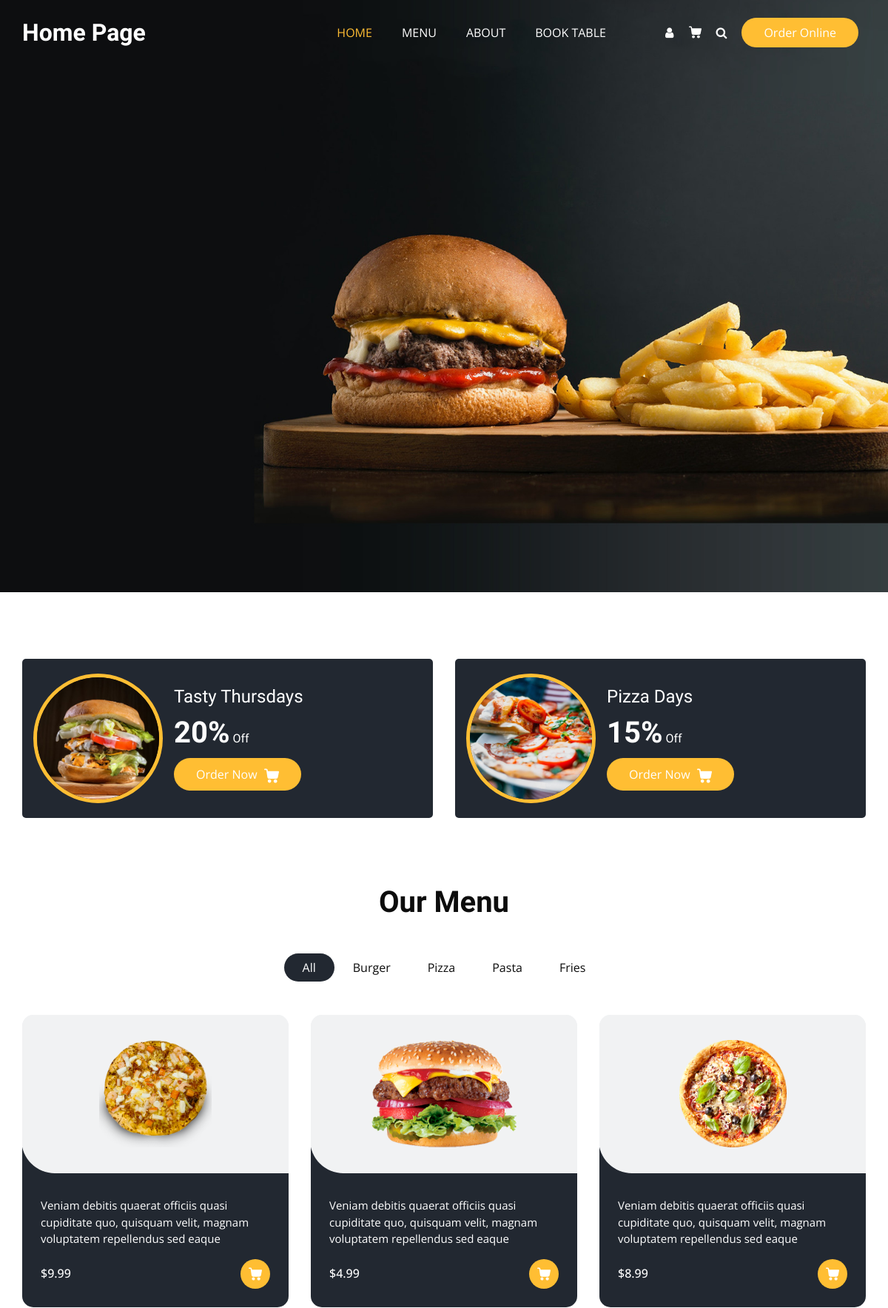
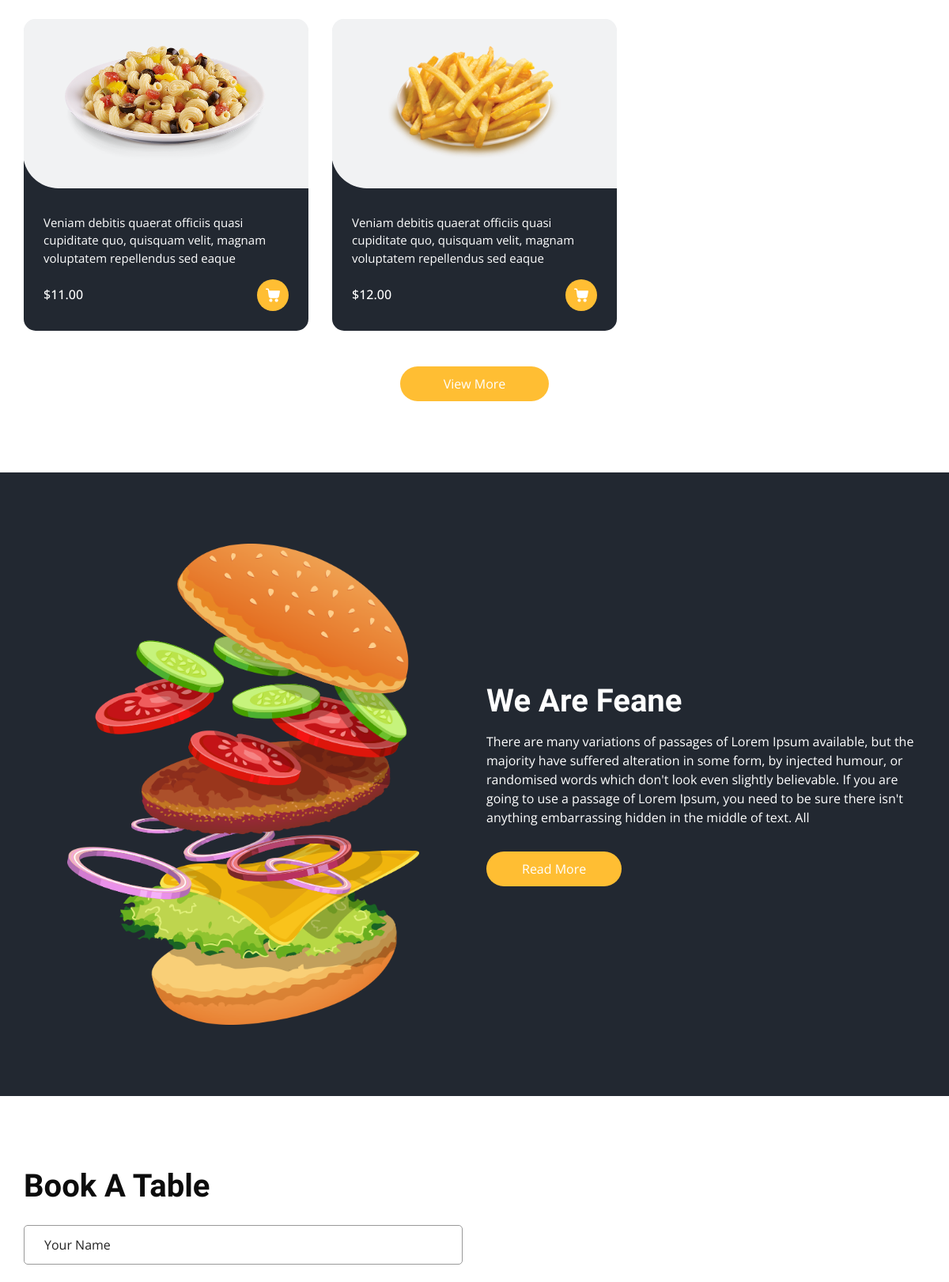
The page / (upper part) on the database its author committed (2 pictures, top to bottom).
### main/models.py (models this page shows, shortened)
class Category(models.Model):
    title = models.CharField(max_length=100, unique=True)
    description = models.TextField()

class Product(models.Model):
    title = models.CharField(max_length=255)
    image = models.ImageField(upload_to='images/products/', null=True, blank=True)
    description = models.TextField(null=True, blank=True)
    price = models.DecimalField(max_digits=10, decimal_places=2)
    discount = models.IntegerField(default=0)
    is_active = models.BooleanField(default=True)
    created_at = models.DateTimeField(auto_now_add=True)
    category = models.ForeignKey(Category, on_delete=models.SET_NULL, null=True, blank=True, related_name='products')

### main/views.py (the view)
# urls.py: path('', views.index, name='index'),
def index(request: WSGIRequest):
    sliders = HeroSlider.objects.filter(published=True)
    categories = Category.objects.all()
    products = Product.objects.filter(is_active=True)[:9]
    context = {
        'title': 'Home Page',
        'sliders': sliders,
        'categories': categories,
        'products': products
    }
    return render(request, template_name='index.html', context=context)

### templates/index.html
{% extends "base.html" %}

### templates/components/_food.html (shortened to what this page needs)
{% load static %}
  <section class="food_section layout_padding-bottom">
    <div class="container">
      <div class="heading_container heading_center">
        <h2>
          Our Menu
        </h2>
      </div>
      <ul class="filters_menu">
        <li class="active" data-filter="*">All</li>
        {% for category in categories %}
        {% if category.products.exists %}
        <li data-filter=".{{ category.pk }}">{{ category.title }}</li>
        {% endif %}
        {% endfor %}
      </ul>
      <div class="filters-content">
        <div class="row grid">
          {% for product in products %}
          <div class="col-sm-6 col-lg-4 all {{ product.category.slug }}">
            <div class="box">
              <div>
                <a href="{% url 'product_detail' product.pk %}">
                <div class="img-box">
                  {% if product.image %}
                  <img src="{{ product.image.url }}" alt="">
                  {% endif %}
                </div>
                </a>
                <div class="detail-box">
                  <p>
                    {{ product.description }}
                  </p>
                  <div class="options">
                    <h6>
                      ${{ product.price }}
                    </h6>
                    <a href="">
                    </a>
                  </div>
                </div>
              </div>
            </div>
          </div>
          {% endfor %}
        </div>
      </div>
      <div class="btn-box">
        <a href="">
          View More
        </a>
      </div>
    </div>
  </section>

### staticfiles/css/style.css (style rules this page uses)
body { font-family: "Open Sans", sans-serif; color: #0c0c0c; background-color: #ffffff; overflow-x: hidden; }
.layout_padding-bottom { padding-bottom: 90px; }
h1, h2 { font-family: 'Dancing Script', cursive; }
.heading_container { display: -webkit-box; display: -ms-flexbox; display: flex; -webkit-box-orient: vertical; -webkit-box-direction: normal; -ms-flex-direction: column; flex-direction: column; -webkit-box-align: start; -ms-flex-align: start; align-items: flex-start; }
.heading_container h2 { position: relative; margin-bottom: 0; font-size: 2.5rem; font-weight: bold; }
.heading_container.heading_center { -webkit-box-align: center; -ms-flex-align: center; align-items: center; text-align: center; }
a, a:hover, a:focus { text-decoration: none; }
.food_section .filters_menu { padding: 0; display: -webkit-box; display: -ms-flexbox; display: flex; -ms-flex-wrap: wrap; flex-wrap: wrap; -webkit-box-pack: center; -ms-flex-pack: center; justify-content: center; list-style-type: none; margin: 45px 0 20px 0; }
.food_section .filters_menu li { padding: 7px 25px; cursor: pointer; border-radius: 25px; }
.food_section .filters_menu li.active { background-color: #222831; color: #ffffff; }
.food_section .box { position: relative; margin-top: 25px; background-color: #ffffff; border-radius: 10px; color: #ffffff; border-radius: 15px; overflow: hidden; background: linear-gradient(to bottom, #f1f2f3 25px, #222831 25px); }
.food_section .box .img-box { background: #f1f2f3; display: -webkit-box; display: -ms-flexbox; display: flex; -webkit-box-pack: center; -ms-flex-pack: center; justify-content: center; -webkit-box-align: center; -ms-flex-align: center; align-items: center; height: 215px; border-radius: 0 0 0 45px; margin: -1px; padding: 25px; }
.food_section .box .img-box img { max-width: 100%; max-height: 145px; -webkit-transition: all .2s; transition: all .2s; }
.food_section .box .detail-box { padding: 25px; }
.food_section .box .detail-box p { font-size: 15px; }
.food_section .box .detail-box h6 { margin-top: 10px; }
.food_section .box .options { display: -webkit-box; display: -ms-flexbox; display: flex; -webkit-box-pack: justify; -ms-flex-pack: justify; justify-content: space-between; }
.food_section .box .options a { width: 40px; height: 40px; border-radius: 100%; background: #ffbe33; display: -webkit-box; display: -ms-flexbox; display: flex; -webkit-box-pack: center; -ms-flex-pack: center; justify-content: center; -webkit-box-align: center; -ms-flex-align: center; align-items: center; }
.food_section .box .options a svg { width: 18px; height: auto; fill: #ffffff; }
.food_section .btn-box { display: -webkit-box; display: -ms-flexbox; display: flex; -webkit-box-pack: center; -ms-flex-pack: center; justify-content: center; margin-top: 45px; }
.food_section .btn-box a { display: inline-block; padding: 10px 55px; background-color: #ffbe33; color: #ffffff; border-radius: 45px; -webkit-transition: all 0.3s; transition: all 0.3s; border: none; }

### staticfiles/css/responsive.css (style rules this page uses)
@media (min-width: 1200px) { .container { max-width: 1170px; } }

### rows shown on the page
Category: title "Burger"
Category: title "Pizza"
Category: title "Pasta"
Category: title "Fries"
Product: image (picture), description "Veniam debitis quaerat officiis quasi cupiditate quo, quisquam velit, magnam voluptatem repellendus sed eaque", price "9.99"
Product: image (picture), description "Veniam debitis quaerat officiis quasi cupiditate quo, quisquam velit, magnam voluptatem repellendus sed eaque", price "4.99"
Product: image (picture), description "Veniam debitis quaerat officiis quasi cupiditate quo, quisquam velit, magnam voluptatem repellendus sed eaque", price "8.99"
Product: image (picture), description "Veniam debitis quaerat officiis quasi cupiditate quo, quisquam velit, magnam voluptatem repellendus sed eaque", price "11.00"
Product: image (picture), description "Veniam debitis quaerat officiis quasi cupiditate quo, quisquam velit, magnam voluptatem repellendus sed eaque", price "12.00"

### other values the page prints
{{ title }} "Home Page"
